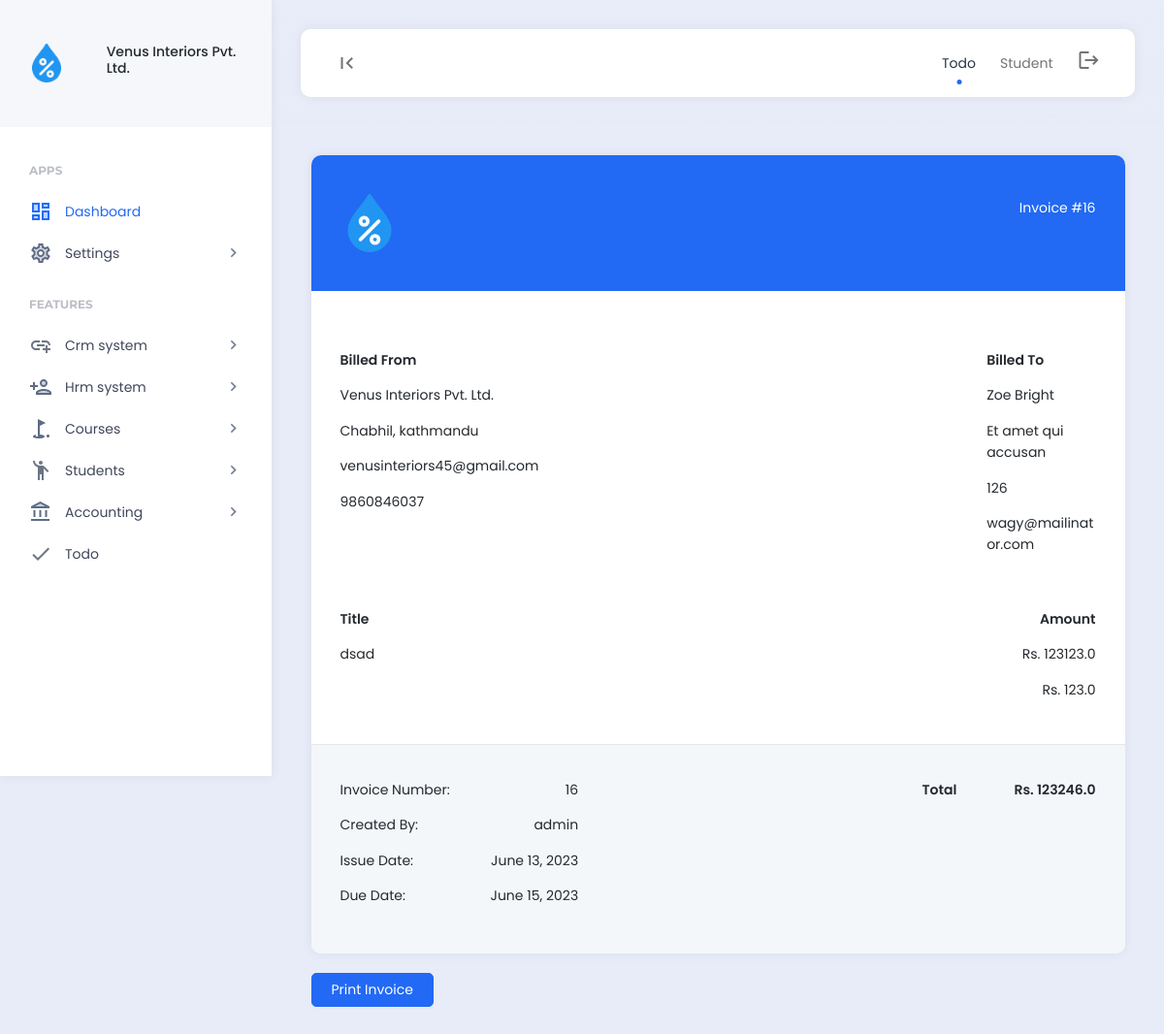
The app's page /view_invoice/16 (signed in) with its own data.
### features/models.py (models this page shows, shortened)
class Company(models.Model):
    company_name = models.CharField(max_length=255)
    company_address = models.CharField(max_length=255)
    company_email = models.CharField(max_length=255)
    company_contact_number = models.CharField(max_length=255)
    company_logo = models.ImageField(upload_to='company_images/')
    payment_terms = models.TextField()
    created = models.DateField(auto_now_add=True)
    class Meta:
        verbose_name_plural = "03. Company Setup"

### finance/models.py (models this page shows, shortened)
class Invoice(models.Model):
    student = models.ForeignKey(Student, on_delete=models.SET_NULL, null = True)
    misc_name = models.CharField(max_length=255,null = True, blank = True)
    misc_amount = models.FloatField(null = True, blank = True)
    discount = models.FloatField(null = True, blank = True)
    remarks = models.CharField(max_length = 255, null = True, blank = True)
    created_by = models.CharField(max_length = 255, null = True, blank = True)
    due_date = models.DateField()
    invoice_amount = models.FloatField(null = True, blank = True)
    created = models.DateField(auto_now_add=True)
    class Meta:
        verbose_name_plural = "01. Invoices"

class InvoiceCourse(models.Model):
    invoice = models.ForeignKey(Invoice, on_delete=models.SET_NULL, null = True)
    course = models.CharField(max_length=255, null = True, blank=True)
    course_price = models.FloatField()
    def __str__(self):
        return self.course

### student/models.py (models this page shows, shortened)
class Student(models.Model):
    user = models.OneToOneField(User, on_delete=models.CASCADE)
    address = models.CharField(max_length=255)
    contact = models.CharField(max_length=100)
    enrollment_type = models.ForeignKey(EnrollmentType, on_delete=models.SET_NULL, null=True, blank=True)
    source = models.ForeignKey(StudentSource, on_delete=models.SET_NULL, null=True, blank=True)
    stage = models.ForeignKey(StudentStage, on_delete=models.SET_NULL, null=True, blank=True)
    assigned_to = models.ManyToManyField(Employee)
    course = models.ManyToManyField(Course)
    log_status = models.BooleanField(default=True)
    active = models.BooleanField(default=True)
    date_modified = models.DateTimeField(auto_now=True)
    created = models.DateTimeField(auto_now_add=True)
    class Meta:
        verbose_name_plural = "02. Student"

### finance/views.py (the view)
# urls.py: path("view_invoice/<int:id>", views.view_invoice, name="view_invoice"),
def view_invoice(request, id):
    if 'read_finance' in custom_data_views(request):
        invoice = Invoice.objects.get(id=id)
        course = InvoiceCourse.objects.filter(invoice_id=id)
        print('hello')
        print(course)
        context = {
            'course':course,
            'invoice': invoice,
        }
        return render(request, 'finance/view_invoice.html', context)
    else:
        messages.info(request, "Unauthorized access.")
        return redirect('home')

### templates/finance/view_invoice.html (shortened to what this page needs)
{% load static %}
{% include 'header.html' %}
<div class="app-content">
    <div class="content-wrapper">
        <div class="container">
            <div class="row">
                <div class="col">
                    <div class="card invoice" id='printMe'>
                        <div class="card-body">
                            <div class="invoice-header">
                                <div class="row">
                                    <div class="col-9">
                                        <img src="{{company.company_logo.url}}" alt="{{company.company_name}}" height="60">
                                    </div>
                                    <div class="col-3">
                                        <span class="invoice-issue-date">Invoice #{{invoice.id}}</span>
                                    </div>
                                </div>
                            </div>
                            <div class="row invoice-summary">
                                <div class="col-lg-4">
                                    <div class="invoice-info">
                                        <p class="bold">Billed From </p>
                                        <p>{{company.company_name}}</p>
                                        <p>{{company.company_address}}</p>
                                        <p>{{company.company_email}}</p>
                                        <p>{{company.company_contact_number}}</p>
                                    </div>
                                </div>
                                <div class="col-lg-6"></div>
                                <div class="col-lg-2">
                                    <div class="invoice-info">
                                        <p class="bold">Billed To </p>
                                        <p>{{invoice.student.user.first_name}} {{invoice.student.user.last_name}}</p>
                                        <p>{{invoice.student.address}}</p>
                                        <p>{{invoice.student.contact}}</p>
                                        <p>{{invoice.student.user.email}}</p>
                                    </div>
                                </div>
                            </div>
                            <div class="row invoice-summary">
                                <div class="col-lg-12">
                                    <div class="invoice-info">
                                        <p  class="bold">Title<span>Amount</span></p>
                                        {% for course in course %}
                                        <p>{{course.course}}<span>Rs. {{course.course_price}}</span></p>
                                        {% endfor %}
                                    </div>
                                </div>
                            </div>
                        </div>
                        <div class="card-footer">
                            <div class="row invoice-summary">
                                <div class="col-lg-4">
                                    <div class="invoice-info">
                                        <p>Invoice Number: <span>{{invoice.id}}</span></p>
                                        <p>Created By: <span>{{invoice.created_by}}</span></p>
                                        <p>Issue Date: <span>{{invoice.created}}</span></p>
                                        <p>Due Date: <span>{{invoice.due_date}}</span></p>
                                    </div>
                                </div>
                                <div class="col-lg-5"></div>
                                <div class="col-lg-3">
                                    <div class="invoice-info">
                                        <p class="bold">Total <span>Rs. {{invoice.invoice_amount}}</span></p>
                                    </div>
                                </div>
                            </div>
                        </div>
                    </div>
                    <div class="invoice-info-actions">
                        <a class="btn btn-primary" type="button"  onclick="printDiv('printMe')">Print Invoice</a>
                    </div>
                </div>
            </div>
        </div>
    </div>
</div>
{% include 'footer.html' %}

### templates/header.html (shortened to what this page needs)
{% load static %}
<body>
    {% include 'nav_links.html' %}
    <div class="app align-content-stretch d-flex flex-wrap">
        <div class="app-sidebar">
            <div class="logo d-flex align-items-center">
                <div class="row">
                    <div class="col-2">
                        <img src="{{company.company_logo.url}}" height="40">
                    </div>
                    <div class="col-2"></div>
                    <div class="col-8">
                        <div class="sidebar-user-switcher user-activity-online">
                            <h6>{{company.company_name}}</h6>
                        </div>
                    </div>
                </div>
            </div>
            <div class="app-menu">
                <ul class="accordion-menu">
                    <li class="sidebar-title">
                        Apps
                    </li>
                    <li class="active-page">
                        <a href="{% url 'home' %}" class="active"><i class="material-icons-two-tone">dashboard</i>Dashboard</a>
                    </li>
                    <li>
                        <a href=""><i class="material-icons-two-tone">settings</i>Settings<i class="material-icons has-sub-menu">keyboard_arrow_right</i></a>
                    </li>
                    <li class="sidebar-title">
                        Features
                    </li>
                    <li>
                        <a href=""><i class="material-icons-two-tone">add_link</i>Crm system<i class="material-icons has-sub-menu">keyboard_arrow_right</i></a>
                    </li>
                    <li>
                        <a href=""><i class="material-icons-two-tone">person_add</i>Hrm system<i class="material-icons has-sub-menu">keyboard_arrow_right</i></a>
                    </li>
                    <li>
                        <a href=""><i class="material-icons-two-tone">golf_course</i>Courses<i class="material-icons has-sub-menu">keyboard_arrow_right</i></a>
                    </li>
                    <li>
                        <a href="#"><i class="material-icons-two-tone">emoji_people</i>Students<i class="material-icons has-sub-menu">keyboard_arrow_right</i></a>
                    </li>
                    <li>
                        <a href="#"><i class="material-icons-two-tone">account_balance</i>Accounting<i class="material-icons has-sub-menu">keyboard_arrow_right</i></a>
                    </li>
                    <li>
                        <a href="{% url 'todo' %}"><i class="material-icons-two-tone">done</i>Todo</a>
                    </li>
                </ul>
            </div>
        </div>
        <div class="app-container">
            <div class="app-header">
                <nav class="navbar navbar-light navbar-expand">
                    <div class="container-fluid">
                        <div class="navbar-nav" id="navbarNav">
                            <ul class="navbar-nav">
                                <li class="nav-item">
                                    <a class="nav-link hide-sidebar-toggle-button" href="#"><i class="material-icons">first_page</i></a>
                                </li>
                            </ul>
                        </div>
                        <div class="d-flex">
                            <ul class="navbar-nav">
                                <li class="nav-item hidden-on-mobile">
                                    <a class="nav-link active" href="{% url 'todo' %}">Todo</a>
                                </li>
                                <li class="nav-item hidden-on-mobile">
                                    <a class="nav-link" href="{% url 'student' %}">Student</a>
                                </li>
                                <li class="nav-item">
                                    <a class="nav-link" href="{% url 'logout' %}"><i class="material-icons">logout</i></a>
                                </li>
                            </ul>
                        </div>
                    </div>
                </nav>
            </div>

### records on screen
Company: company_logo (picture), company_name "Venus Interiors Pvt. Ltd.", company_address "Chabhil, kathmandu", company_email "venusinteriors45@gmail.com", company_contact_number "9860846037"
Invoice: id "16", student.user.first_name "Zoe", student.user.last_name "Bright", student.address "Et amet qui accusan", student.contact "126", student.user.email "wagy@mailinator.com", created_by "admin", created "June 13, 2023", due_date "June 15, 2023", invoice_amount "123246.0"
InvoiceCourse: course "dsad", course_price "123123.0"
InvoiceCourse: course_price "123.0"
